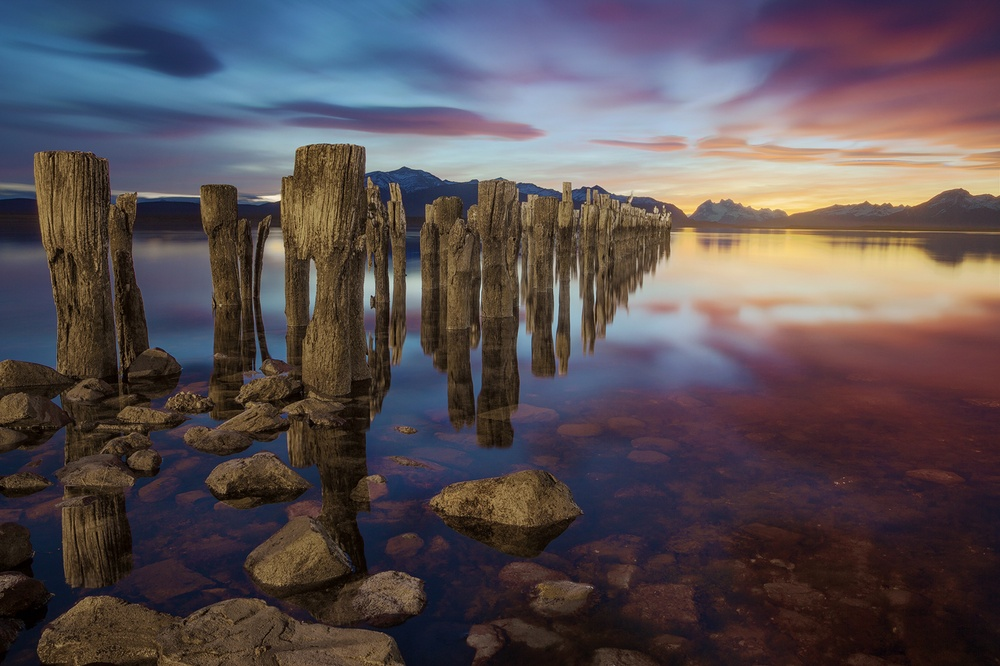
#> input picture scenic_background.jpg, 1000 x 666 px, shrunk from 1600 x 1066 before the run
$ python 23_template_matching.py
#> lines starting #> are read from the running program, lines starting #| are printed output that depends on the picture
import cv2
import numpy as np
from matplotlib import pyplot as plt

img = cv2.imread('scenic_background.jpg', 0)
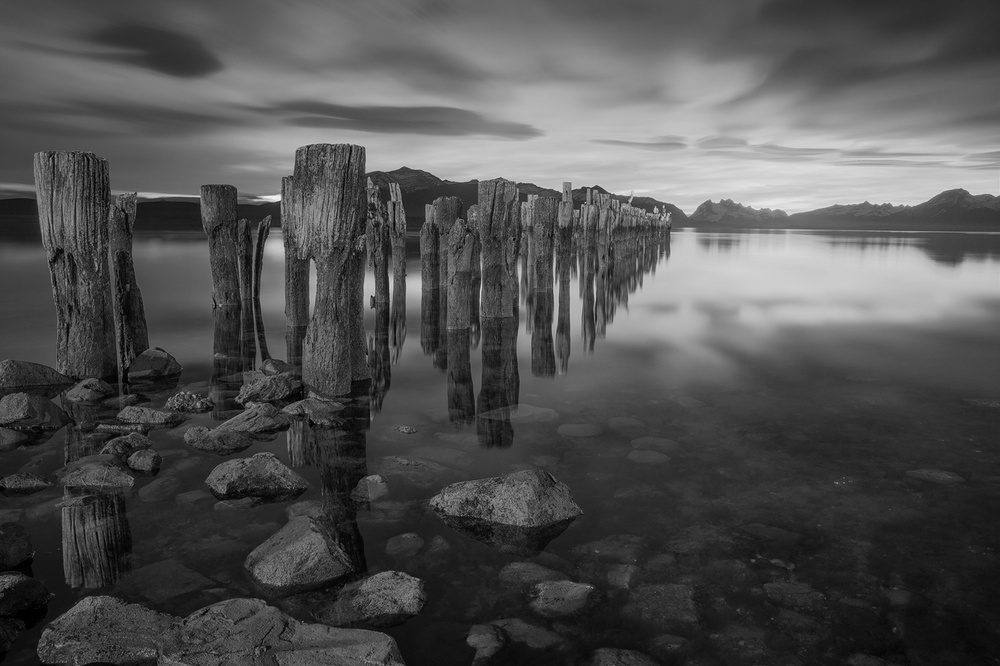
#> img: shape (666, 1000); min 0, max 245, mean 81.6
img2 = img.copy()

template = cv2.imread('scenic_background_cut.jpg', 0)
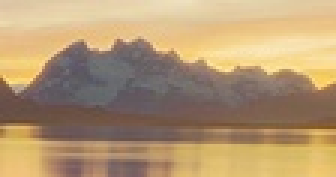
#> input picture scenic_background_cut.jpg, 112 x 59 px, shrunk from 179 x 94 before the run (shown 3 times larger)
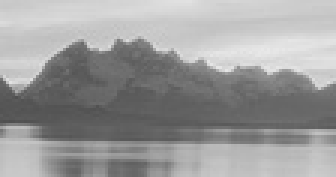
#> template: shape (59, 112) (shown 3 times larger); min 79, max 232, mean 155
w, h = template.shape[::-1]
#> w = 112; h = 59

# all 6 comparison methods
methods = ['cv2.TM_CCOEFF', 'cv2.TM_CCOEFF_NORMED', 'cv2.TM_CCORR',
           'cv2.TM_CCORR_NORMED', 'cv2.TM_SQDIFF', 'cv2.TM_SQDIFF_NORMED']

for meth in methods:
    img = img2.copy()
    method = eval(meth)

    # apply template matching
    res = cv2.matchTemplate(img, template, method)
    min_val, max_val, min_loc, max_loc = cv2.minMaxLoc(res)

    # if the method is TM_SQDIFF or TM_SQDIFF_NORMED, take minimum
    if method in [cv2.TM_SQDIFF, cv2.TM_SQDIFF_NORMED]:
        top_left = min_loc
    else:
        top_left = max_loc
    bottom_right = (top_left[0] + w, top_left[1] + h)

    # draw bounding box
    cv2.rectangle(img, top_left, bottom_right, (255, 0, 0), 2)

    # show images
    plt.subplot(121)
    plt.imshow(res, cmap='gray')
    plt.title('Matching Result')
    plt.xticks([]), plt.yticks([])

    plt.subplot(122)
    plt.imshow(img, cmap='gray')
    plt.title('Detected Point')
    plt.xticks([]), plt.yticks([])

    plt.show()
#> this loop made 6 passes
#> (min_val, max_val, min_loc, top_left, bottom_right) on passes 1 to 4: (-11255191, 15336133, (865, 233), (682, 186), (794, 245)), (-0.752, 0.997, (95, 52), (682, 186), (794, 245)), (17374574, 204490816, (879, 607), (734, 150), (846, 209)), (0.717, 1, (350, 556), (682, 186), (794, 245))
#> (min_val, max_val, max_loc, top_left, bottom_right) on passes 5 to 6: (100016, 141320096, (879, 607), (682, 186), (794, 245)), (0.000574, 1, (775, 0), (682, 186), (794, 245))
#> pass 1, `res = cv2.matchTemplate(img, template, method)`:
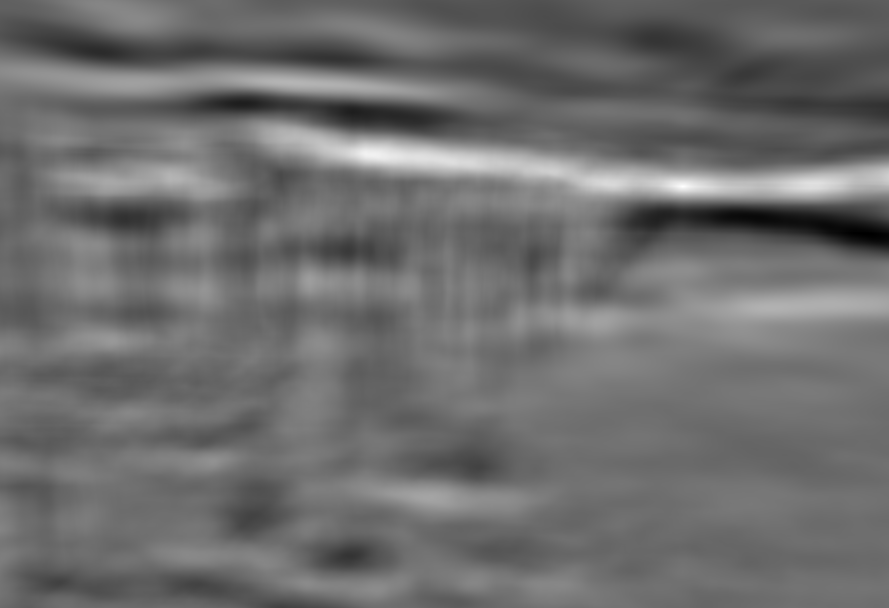
#> res: shape (608, 889) float32; min -11255191, max 15336133, mean 217111.9; drawn with min black and max white
#> pass 1, `plt.show()`:
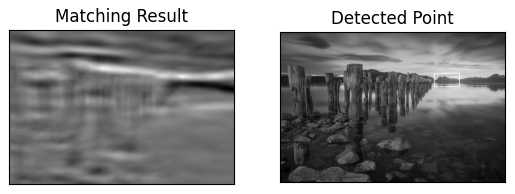
#> figure drawn by matplotlib, 2 panels
#> pass 3, `res = cv2.matchTemplate(img, template, method)`:
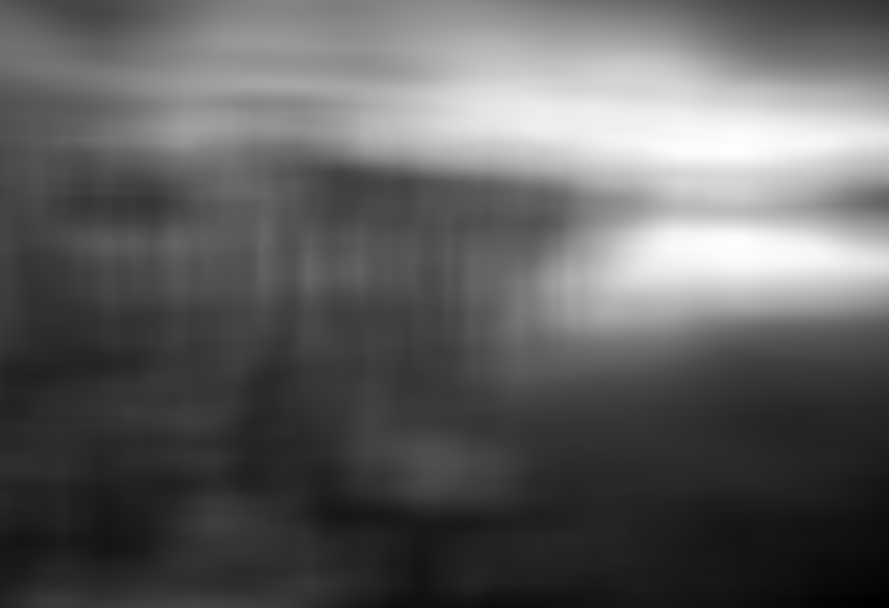
#> res: shape (608, 889) float32; min 17374574, max 204490816, mean 87666736; drawn with min black and max white
#> after the loop:
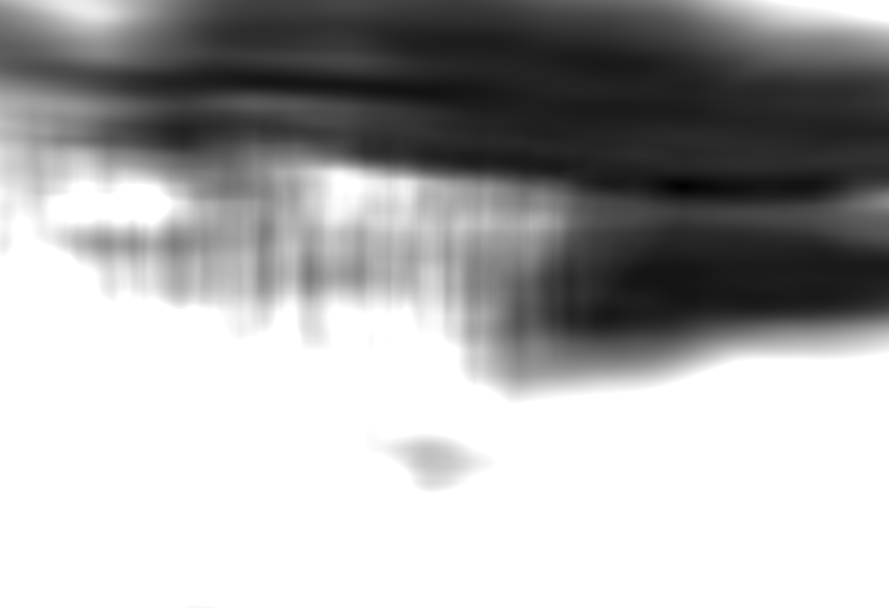
#> res: shape (608, 889) float32; min 0.000574, max 1, mean 0.667
